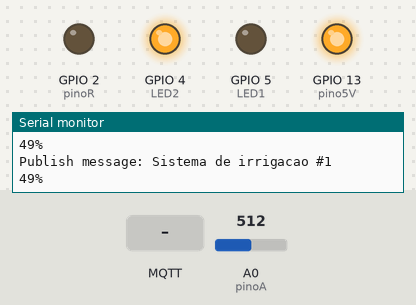
Recording of a sketch running on a simulated ESP8266 (NodeMCU). On the bench: output pins drawn as LEDs (lit = HIGH), the last lines printed to the serial monitor. The test bench sets the inputs (shaded band); at power-on: A0 (pinoA) = 512. WiFi joins after 1.5 s; servers stay silent unless stated; random numbers use the default seed unless the sketch sets one; no MQTT or app messages arrive unless stated.

Above: at 2.7 s.
2.8 s: A0 (pinoA) set to 583
6.3 s: A0 (pinoA) set to 615
At 7.2 s:
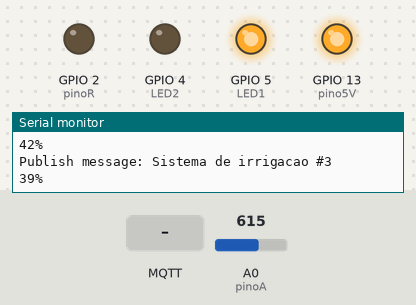
10.4 s: MQTT message "irrigar" arrives on the first subscribed topic
At 11.3 s:
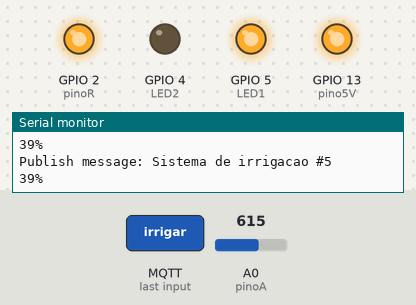
14.0 s: A0 (pinoA) set to 306
At 15.3 s:
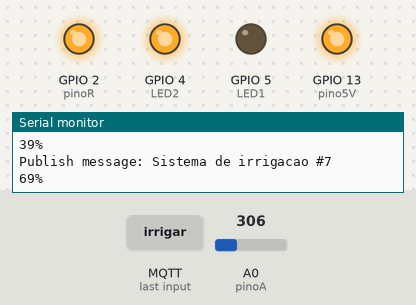
18.1 s: A0 (pinoA) set to 716
At 19.2 s:
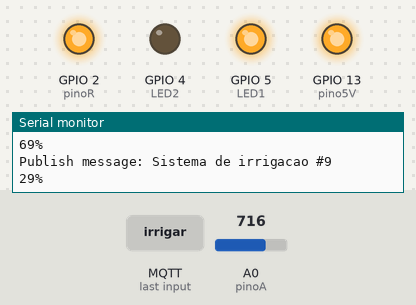
22.2 s: A0 (pinoA) set to 511
At 23.3 s:
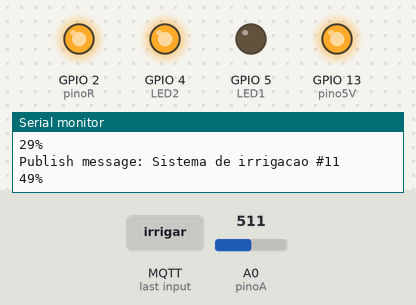
Timing chart, 0 to 25.2 s (numbered marks = the images above; inputs shaded):
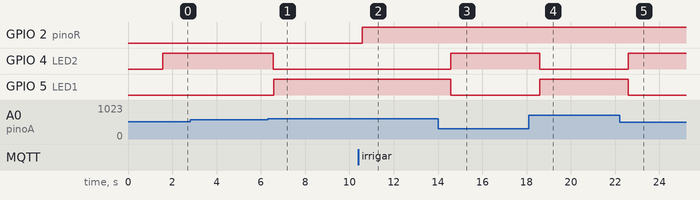

The sketch:

codigo.ino
```cpp
#include <ESP8266WiFi.h>
#include <PubSubClient.h>

#define pinoA A0
#define pinoR 2
#define pino5V 13
#define LED1 5
#define LED2 4

int ValAnalogIn;

const char* ssid = "Oliveira 2G";
const char* password = "A170498b@";
const char* mqtt_server = "broker.mqtt-dashboard.com";

WiFiClient espClient;
PubSubClient client(espClient);
unsigned long ultima_mensagem = 0;
#define tamanho_mensagem  (50)
char msg[tamanho_mensagem];
int value = 0;

void setup_wifi() {

  delay(10);
  Serial.println();
  Serial.print("Connecting to ");
  Serial.println(ssid);

  WiFi.mode(WIFI_STA);
  WiFi.begin(ssid, password);

  while (WiFi.status() != WL_CONNECTED) {
    delay(500);
    Serial.print(".");
  }

  randomSeed(micros());

  Serial.println("");
  Serial.println("WiFi connected");
  Serial.println("IP address: ");
  Serial.println(WiFi.localIP());
}

void callback(char* topic, byte* payload, unsigned int length) {
  String mesg;

  for (int i = 0; i < length; i++) {
    char c = (char)payload[i];
    mesg +=c;
  }

  if (mesg.equals("irrigar")) {
    digitalWrite(pinoR, HIGH);

  }if (mesg.equals("parar")) {
    digitalWrite(pinoR, LOW);
  }

}
void reconnect() {
  while (!client.connected()) {
    String clientId = "ESP8266Client-";
    clientId += String(random(0xffff), HEX);
    if (client.connect(clientId.c_str())) {
      client.publish("irrigando", "Sistema de irrigacao");
      client.subscribe("irrigado");
    } else {
      Serial.print("failed, rc=");
      Serial.print(client.state());
      Serial.println(" try again in 5 seconds");
      delay(5000);
    }
  }
}

void setup() {
  Serial.begin(9600);
  pinMode(pinoR, OUTPUT);
  pinMode(pino5V, OUTPUT);
  pinMode(LED1, OUTPUT);
  pinMode(LED2, OUTPUT);
  digitalWrite(pino5V, HIGH);
  Serial.begin(115200);
  setup_wifi();
  client.setServer(mqtt_server, 1883);
  client.setCallback(callback);
}

void loop() {

  if (!client.connected()) {
    reconnect();
  }
  client.loop();

ValAnalogIn = analogRead(pinoA);
int Porcento = map(ValAnalogIn, 1023, 0, 0, 100);
Serial.print(Porcento);
Serial.println("%");
if (Porcento <= 40) {
client.publish("irrigando", "Necessita agua");
digitalWrite(LED1, HIGH);
delay (1000);
digitalWrite(LED1, LOW);
}
else {
client.publish("irrigando", "Solo esta irrigado");
digitalWrite(LED2, HIGH);
delay (1000);
digitalWrite(LED2, LOW);
}

  unsigned long recente = millis();
  if (recente - ultima_mensagem > 2000) {
    ultima_mensagem = recente;
    ++value;
    snprintf (msg, tamanho_mensagem, "Sistema de irrigacao #%ld", value);
    Serial.print("Publish message: ");
    Serial.println(msg);
    client.publish("irrigando", msg);
  }
}
```

Measured:
- the behaviour switches between 598 and 599 on A0 (pinoA) (found by bisection; images 0 and 1)
- after the input at 6.3 s, GPIO 4 (LED2): HIGH → LOW after 0.27 s; GPIO 5 (LED1): LOW → HIGH after 0.27 s
- after the input at 10.4 s, GPIO 2 (pinoR): LOW → HIGH after 0.18 s
- after the input at 14.0 s, GPIO 4 (LED2): LOW → HIGH after 0.58 s; GPIO 5 (LED1): HIGH → LOW after 0.58 s
- after the input at 18.1 s, GPIO 4 (LED2): HIGH → LOW after 0.48 s; GPIO 5 (LED1): LOW → HIGH after 0.49 s
- after the input at 22.2 s, GPIO 4 (LED2): LOW → HIGH after 0.39 s; GPIO 5 (LED1): HIGH → LOW after 0.39 s
